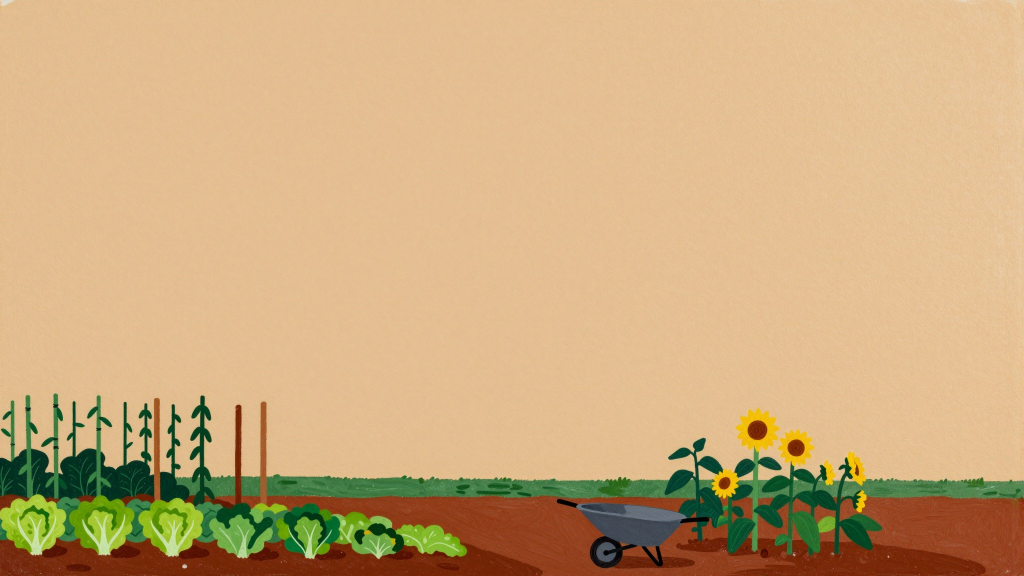
#> input picture examples/bramblecote/inputs/band.jpg, 2048 x 1152 px (shown at 1/2 size)
$ python -i critics.py   (imports and definitions only)
#> lines starting #> are read from the running program, lines starting #| are printed output that depends on the picture
#> further down, picture is the input picture: PIL image 2048x1152 RGB; mean R, G, B 204.2, 171.5, 125.7
"""Critics for product stills: each scores a candidate 0-1 (higher is better), with no GPU and no network.

  fidelity   how little the product changed inside its mask after blending (a composite scores 1)
  framing    the product's share of the frame is right for the shot, and it is not cut off where it shouldn't be
  contrast   the product stands apart from what is right around it
  novelty    distance from the other candidates, on a small colour-and-edge descriptor (the shortlist uses it)
"""
from __future__ import annotations

import numpy as np
from PIL import Image, ImageFilter

# the product's share of the frame each shot aims for (low, high)
SHARE = {"packshot": (0.12, 0.45), "lifestyle": (0.05, 0.30), "detail": (0.35, 0.95)}


def _arr(im: Image.Image) -> np.ndarray:
    return np.asarray(im.convert("RGB"), np.float32) / 255


def product_change(before: Image.Image, after: Image.Image, mask: Image.Image) -> float:
    """Mean colour change inside the product's mask, 0 (untouched) to 1."""
    m = np.asarray(mask, np.float32) / 255
    if m.sum() < 1:
        return 0.0
    diff = np.abs(_arr(before) - _arr(after)).mean(axis=2)
    return float((diff * m).sum() / m.sum())


def fidelity(change: float, limit: float) -> float:
    return float(np.clip(1 - change / max(limit, 1e-6), 0, 1))


def framing(mask: Image.Image, shot: str) -> float:
    m = np.asarray(mask) > 127
    share = float(m.mean())
    lo, hi = SHARE[shot]
    score = 1.0 if lo <= share <= hi else max(0.0, 1 - min(abs(share - lo), abs(share - hi)) / max(lo, 0.05))
    if shot != "detail":             # only a detail may run off the frame
        edges = m[0].any() or m[-1].any() or m[:, 0].any() or m[:, -1].any()
        score *= 0.4 if edges else 1.0
    return round(float(score), 3)


def contrast(image: Image.Image, mask: Image.Image) -> float:
    """Luminance difference between the product's edge and a ring just outside it."""
    lum = np.asarray(image.convert("L"), np.float32) / 255
    inner = np.asarray(mask.filter(ImageFilter.MinFilter(7)), np.float32) / 255 > 0.5
    outer_band = (np.asarray(mask.filter(ImageFilter.MaxFilter(15)), np.float32) / 255 > 0.5) & ~(np.asarray(mask) > 127)
    edge = (np.asarray(mask) > 127) & ~inner
    if edge.sum() < 10 or outer_band.sum() < 10:
        return 0.5
    d = abs(float(lum[edge].mean()) - float(lum[outer_band].mean()))
    return round(float(np.clip(d / 0.35, 0, 1)), 3)


def descriptor(image: Image.Image) -> np.ndarray:
    """A small vector for telling candidates apart: an 8x8 colour thumbnail and an 8-bin edge orientation histogram."""
    thumb = np.asarray(image.convert("RGB").resize((8, 8), Image.BOX), np.float32).reshape(-1) / 255
#> thumb = 192 values, max 0.902 at index 21, min 0.098 at index 179, mean 0.656
    g = np.asarray(image.convert("L").resize((96, 96), Image.BILINEAR), np.float32) / 255
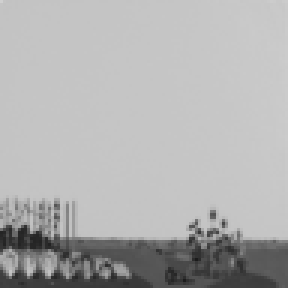
#> g: shape (96, 96) float32 (shown 3 times larger); min 0.106, max 0.816, mean 0.69
    gy, gx = np.gradient(g)
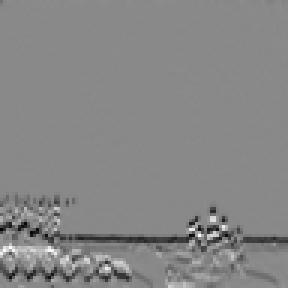
#> gy: shape (96, 96) float32 (shown 3 times larger); min -0.282, max 0.241, mean -0.00534; drawn with min black and max white
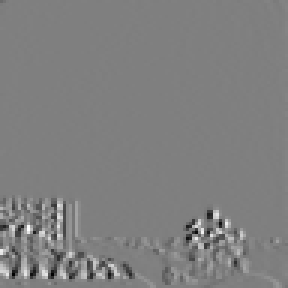
#> gx: shape (96, 96) float32 (shown 3 times larger); min -0.28, max 0.28, mean 0.000644; drawn with min black and max white
    mag, ang = np.hypot(gx, gy), (np.arctan2(gy, gx) % np.pi)
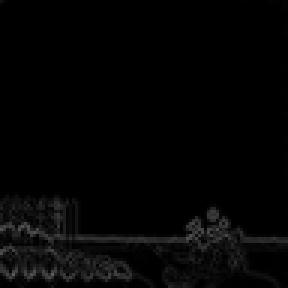
#> mag: shape (96, 96) float32 (shown 3 times larger); min 0, max 0.362, mean 0.0179
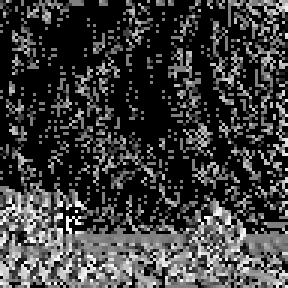
#> ang: shape (96, 96) float32 (shown 3 times larger); min 0, max 3.13, mean 0.75; drawn with min black and max white
    hist, _ = np.histogram(ang, bins=8, range=(0, np.pi), weights=mag)
#> hist = [19.38, 17.09, 18.14, 21.28, 36.46, 15.65, 19.94, 16.57]
    hist = hist / (hist.sum() + 1e-6)
#> hist = [0.118, 0.104, 0.11, 0.129, 0.222, 0.0951, 0.121, 0.101]
    return np.concatenate([thumb, hist * 4]).astype(np.float32)


def distance(a: np.ndarray, b: np.ndarray) -> float:
    return float(np.linalg.norm(a - b) / np.sqrt(len(a)))


def score(fid: float, fra: float, con: float) -> float:
    """One number to rank by: fidelity gates, framing and contrast weigh in."""
    return round(fid * (0.6 * fra + 0.4 * con), 4)

>>> from PIL import Image
>>> picture = Image.open('../../examples/bramblecote/inputs/band.jpg')
>>> result = descriptor(picture)
#> result = 200 values, max 0.902 at index 21, min 0.098 at index 179, mean 0.649

$ run again, on examples/bramblecote/inputs/card-save.jpg
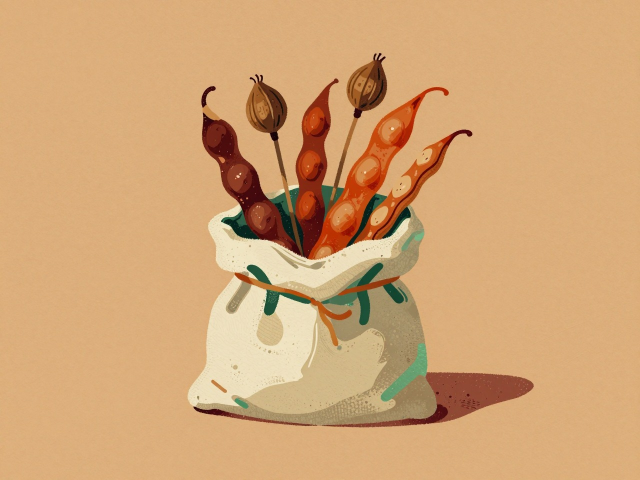
#> input picture examples/bramblecote/inputs/card-save.jpg, 1280 x 960 px (shown at 1/2 size)
#> picture is the input picture: PIL image 1280x960 RGB; mean R, G, B 209.1, 164.7, 117.3
#> thumb = 192 values, max 0.878 at index 126, min 0.149 at index 83, mean 0.642
#> in descriptor, `gy, gx = np.gradient(g)`:
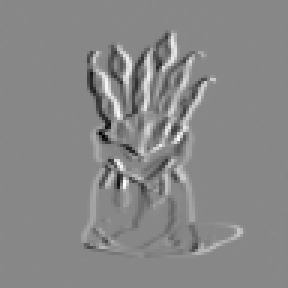
#> gx: shape (96, 96) float32 (shown 3 times larger); min -0.347, max 0.304, mean -2.66e-05; drawn with min black and max white
#> in descriptor, `mag, ang = np.hypot(gx, gy), (np.arctan2(gy, gx) % np.pi)`:
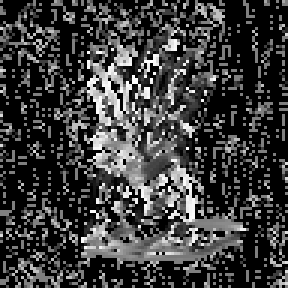
#> ang: shape (96, 96) float32 (shown 3 times larger); min 0, max 3.13, mean 0.746; drawn with min black and max white
#> in descriptor, `hist, _ = np.histogram(ang, bins=8, range=(0, np.pi), weights=mag)`: hist = [44.65, 41.15, 28.45, 21.02, 30.3, 16.95, 27.35, 32.63]
#> in descriptor, `hist = hist / (hist.sum() + 1e-6)`: hist = [0.184, 0.17, 0.117, 0.0867, 0.125, 0.0699, 0.113, 0.135]
#> result = 200 values, max 0.878 at index 126, min 0.149 at index 83, mean 0.637
